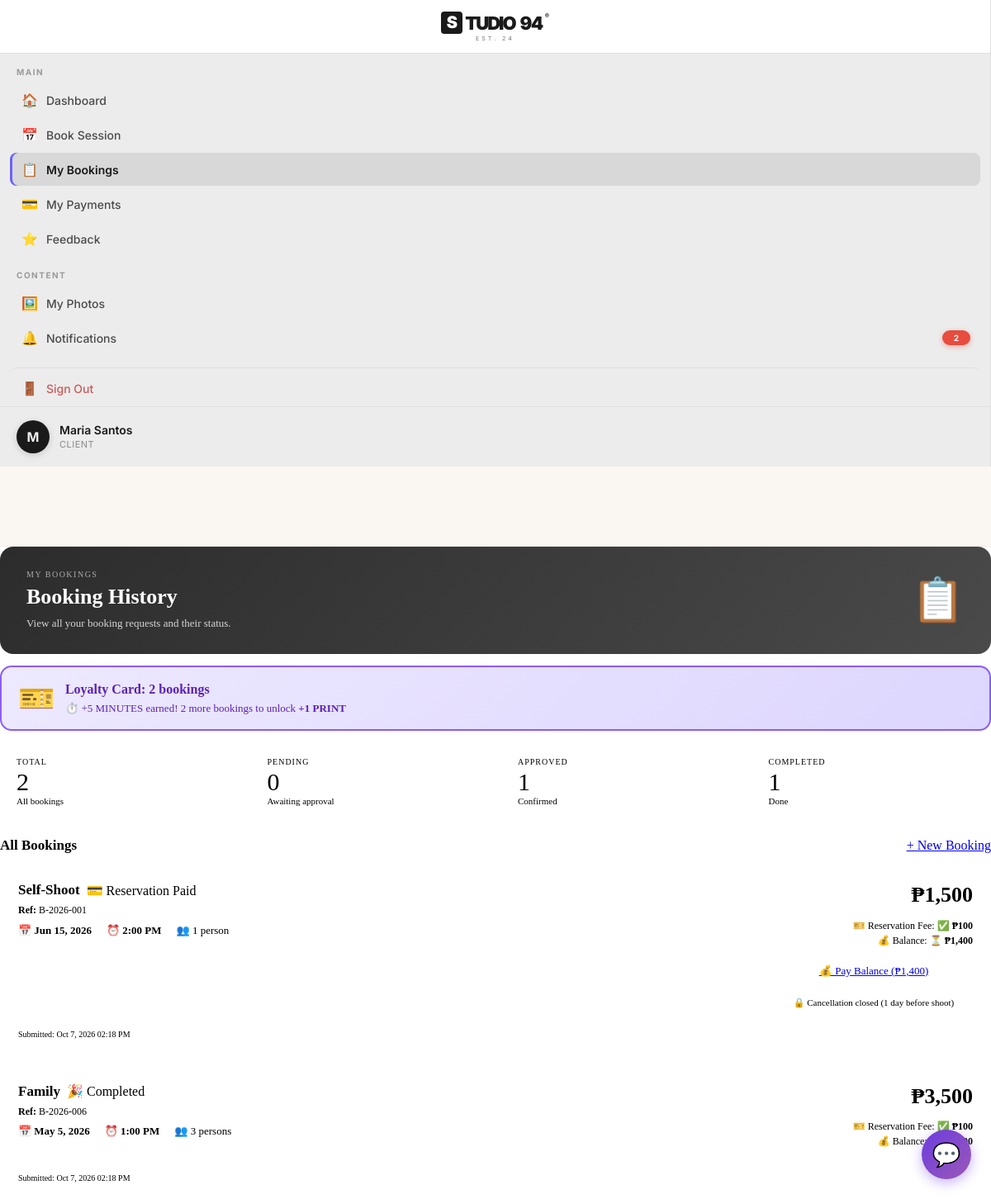
Screenshot of /index.php?page=bookings (signed in) with the database file from the repository.
### tables this page shows
CREATE TABLE IF NOT EXISTS users (
    id                    INT UNSIGNED AUTO_INCREMENT PRIMARY KEY,
    name                  VARCHAR(120)  NOT NULL,
    email                 VARCHAR(180)  NOT NULL UNIQUE,
    phone                 VARCHAR(30)   DEFAULT '',
    password              VARCHAR(255)  NOT NULL,
    role                  ENUM('admin','staff','client') NOT NULL DEFAULT 'client',
    is_active             TINYINT(1)    NOT NULL DEFAULT 1,
    failed_login_attempts INT           NOT NULL DEFAULT 0,
    locked_until          DATETIME      DEFAULT NULL,
    last_login            DATETIME      DEFAULT NULL,
    avatar                VARCHAR(255)  DEFAULT NULL,
    created_at            DATETIME      NOT NULL DEFAULT CURRENT_TIMESTAMP,
    updated_at            DATETIME      NOT NULL DEFAULT CURRENT_TIMESTAMP ON UPDATE CURRENT_TIMESTAMP,
    email_verified        TINYINT(1)    DEFAULT 0,
    google_id             VARCHAR(255)  DEFAULT NULL,
    verification_token    VARCHAR(255)  DEFAULT NULL,
    verification_expires  DATETIME      DEFAULT NULL,
    mfa_enabled           TINYINT(1)    DEFAULT 0,
    mfa_secret            VARCHAR(255)  DEFAULT NULL,
    mfa_backup_codes      TEXT          DEFAULT NULL,
    mfa_verified_at       DATETIME      DEFAULT NULL
);

CREATE TABLE IF NOT EXISTS loyalty_cards (
    id              INT UNSIGNED AUTO_INCREMENT PRIMARY KEY,
    user_id         INT UNSIGNED  NOT NULL UNIQUE,
    card_number     VARCHAR(20)   NOT NULL UNIQUE,
    total_bookings  INT           NOT NULL DEFAULT 0,
    rewards_used    JSON          DEFAULT NULL,
    status          ENUM('Active','Inactive') NOT NULL DEFAULT 'Active',
    created_at      DATETIME      NOT NULL DEFAULT CURRENT_TIMESTAMP,
    updated_at      DATETIME      NOT NULL DEFAULT CURRENT_TIMESTAMP ON UPDATE CURRENT_TIMESTAMP,
    FOREIGN KEY (user_id) REFERENCES users(id) ON DELETE CASCADE
);

CREATE TABLE IF NOT EXISTS bookings (
    id               INT UNSIGNED AUTO_INCREMENT PRIMARY KEY,
    booking_ref      VARCHAR(20)   NOT NULL UNIQUE,
    user_id          INT UNSIGNED  NOT NULL,
    package_id       INT UNSIGNED  NOT NULL,
    date             DATE          NOT NULL,
    time             VARCHAR(20)   NOT NULL,
    people           INT           NOT NULL DEFAULT 1,
    phone            VARCHAR(30)   DEFAULT '',
    notes            TEXT          DEFAULT NULL,
    type             ENUM('online','walk-in') NOT NULL DEFAULT 'online',
    status           ENUM('Awaiting Approval','Approved (Unpaid)','Deposit Paid','Completed','Cancelled') NOT NULL DEFAULT 'Awaiting Approval',
    package_price    DECIMAL(10,2) DEFAULT 0,
    deposit_amount   DECIMAL(10,2) DEFAULT 0,
    deposit_paid     BOOLEAN       DEFAULT FALSE,
    remaining_balance DECIMAL(10,2) DEFAULT 0,
    fully_paid       BOOLEAN       DEFAULT FALSE,
    loyalty_reward   VARCHAR(30)   DEFAULT NULL,
    created_at       DATETIME      NOT NULL DEFAULT CURRENT_TIMESTAMP,
    updated_at       DATETIME      NOT NULL DEFAULT CURRENT_TIMESTAMP ON UPDATE CURRENT_TIMESTAMP,
    FOREIGN KEY (user_id)    REFERENCES users(id)    ON DELETE CASCADE,
    FOREIGN KEY (package_id) REFERENCES packages(id) ON DELETE RESTRICT
);

CREATE TABLE IF NOT EXISTS packages (
    id          INT UNSIGNED AUTO_INCREMENT PRIMARY KEY,
    parent_id   INT UNSIGNED  DEFAULT NULL,
    name        VARCHAR(80)   NOT NULL,
    price       DECIMAL(10,2) NOT NULL,
    duration    VARCHAR(50)   DEFAULT '',
    description TEXT          DEFAULT NULL,
    features    JSON          DEFAULT NULL,
    color       VARCHAR(30)   DEFAULT '#B0C4DE',
    is_active   TINYINT(1)    NOT NULL DEFAULT 1,
    is_popular  TINYINT(1)    NOT NULL DEFAULT 0,
    max_pax     INT           DEFAULT NULL,
    created_at  DATETIME      NOT NULL DEFAULT CURRENT_TIMESTAMP,
    FOREIGN KEY (parent_id) REFERENCES packages(id) ON DELETE CASCADE
);

### pages/client/bookings.php (the view, shortened to what the rows shown need)
<?php
$pdo = db();
$uid = $user['id'];
$lcStmt = $pdo->prepare("SELECT total_bookings, card_number FROM loyalty_cards WHERE user_id = ? LIMIT 1");
$lcStmt->execute([$uid]);
$lc = $lcStmt->fetch();
$loyaltyCount = $lc ? (int)$lc['total_bookings'] : 0;
$hasLoyaltyDiscount = ($loyaltyCount >= 10);
$stmt = $pdo->prepare("
    SELECT b.*,
           p.name AS pkg_name,
           p.duration AS pkg_duration,
           pk.name AS main_pkg_name,
           py.status AS payment_status,
           py.amount AS payment_amount,
           py.id AS payment_id
    FROM bookings b
    LEFT JOIN packages p ON b.package_id = p.id
    LEFT JOIN packages pk ON p.parent_id = pk.id
    LEFT JOIN payments py ON py.booking_id = b.id AND py.type = 'RESERVATION'
    WHERE b.user_id = ?
    ORDER BY b.created_at DESC
");
$stmt->execute([$uid]);
$bookings = $stmt->fetchAll();
$stats = [
    'total' => count($bookings),
    'pending' => 0,
    'approved' => 0,
    'completed' => 0,
    'cancelled' => 0,
];
function bookingStatusBadge($status) {
    $map = [
        'Awaiting Approval' => ['badge-amber', '⏳ Awaiting Approval'],
        'Approved (Unpaid)' => ['badge-amber', '🟡 Approved (Unpaid)'],
        'Deposit Paid'      => ['badge-green', '💳 Reservation Paid'],
        'Confirmed'         => ['badge-green', '✅ Confirmed'],
        'Completed'         => ['badge-green', '🎉 Completed'],
        'Cancelled'         => ['badge-red', '❌ Cancelled'],
        'Rejected'          => ['badge-red', '❌ Rejected'],
    ];
    $info = $map[$status] ?? ['badge-gray', htmlspecialchars($status)];
    return '<span class="badge ' . $info[0] . '">' . $info[1] . '</span>';
}
?>
<div class="page-banner">
  <div class="page-banner-text">
    <h2><strong>Booking History</strong></h2>
  </div>
</div>
<?php if ($hasLoyaltyDiscount): ?>
<div class="loyalty-banner-card" style="background:linear-gradient(135deg,#FEF3C7,#FDE68A);border-color:#EAB308;">
    <div class="loyalty-icon">🎉</div>
    <div class="loyalty-body">
        <div class="loyalty-title" style="color:#92400E;">
            You have <strong>50% OFF</strong> Loyalty Discount!
        </div>
        <div class="loyalty-desc" style="color:#92400E;">
            🎫 You've reached <strong><?= $loyaltyCount ?> bookings</strong> — enjoy 50% OFF on your next booking!
        </div>
    </div>
</div>
<?php elseif ($loyaltyCount > 0): ?>
<div class="loyalty-banner-card" style="background:linear-gradient(135deg,#EDE9FE,#DDD6FE);border-color:#8B5CF6;">
    <div class="loyalty-icon">🎫</div>
    <div class="loyalty-body">
        <div class="loyalty-title" style="color:#5B21B6;">
            Loyalty Card: <strong><?= $loyaltyCount ?> bookings</strong>
        </div>
        <div class="loyalty-desc" style="color:#5B21B6;">
            <?php if ($loyaltyCount >= 7): ?>
                🎨 +1 BACKDROP earned! 3 more bookings to unlock <strong>50% OFF</strong>
            <?php elseif ($loyaltyCount >= 4): ?>
                🖼️ +1 PRINT earned! 3 more bookings to unlock <strong>+1 BACKDROP</strong>
            <?php elseif ($loyaltyCount >= 2): ?>
                ⏱️ +5 MINUTES earned! 2 more bookings to unlock <strong>+1 PRINT</strong>
            <?php else: ?>
                Book <?= 2 - $loyaltyCount ?> more to unlock <strong>+5 MINUTES</strong>
            <?php endif; ?>
        </div>
    </div>
</div>
<?php endif; ?>
<div class="stats-grid">
  <div class="stat-card">
    <div class="stat-eyebrow">Pending</div>
    <div class="stat-value" style="color:var(--amber-text);"><?= $stats['pending'] ?></div>
    <div class="stat-label">Awaiting approval</div>
  </div>
</div>
<div class="card">
  <?php if (empty($bookings)): ?>
    <div class="empty-state">
      <div class="empty-icon">📭</div>
      <div class="empty-title">No bookings yet</div>
      <div class="empty-desc">Start by booking your first session.</div>
      <a href="index.php?page=booking" class="btn-primary">📅 Book a Session</a>
    </div>
  <?php else: ?>
    <div class="bookings-list">
      <?php foreach ($bookings as $b):
        $originalPrice  = (float)$b['package_price'];
        $effectivePrice = $hasLoyaltyDiscount ? round($originalPrice * 0.5, 2) : $originalPrice;
        $reservationFee = RESERVATION_FEE;
        $remainingAmount = max(0, round($effectivePrice - $reservationFee, 2));
        $depositPaid = (int)($b['deposit_paid'] ?? 0);
        $fullyPaid   = (int)($b['fully_paid'] ?? 0);
        $reservationPaid = $depositPaid === 1
            || in_array($b['status'], ['Deposit Paid', 'Confirmed', 'Completed'])
            || (isset($b['payment_status']) && $b['payment_status'] === 'PAID');
        $shootDate = new DateTime($b['date']);
        $today     = new DateTime(date('Y-m-d'));
        $daysLeft  = (int)$today->diff($shootDate)->format('%r%a');
        $canCancel = !in_array($b['status'], ['Completed', 'Cancelled', 'Rejected'])
                  && $daysLeft >= 1;
      ?>
        <div class="booking-item-card">
          <div class="booking-card-header">
            <div class="booking-info-col">
              <div class="pkg-row">
                <span class="pkg-name"><?= clean($b['pkg_name'] ?? 'Package') ?></span>
                <?= bookingStatusBadge($b['status']) ?>
              </div>
              <div class="ref-line">
                <strong>Ref:</strong> <?= clean($b['booking_ref']) ?>
              </div>
              <div class="meta-row">
                <div>📅 <strong><?= formatDate($b['date']) ?></strong></div>
                <div>⏰ <strong><?= clean($b['time']) ?></strong></div>
                <div>👥 <?= (int)$b['people'] ?> person<?= $b['people'] > 1 ? 's' : '' ?></div>
              </div>
            </div>
            <div class="booking-amounts-col">
              <div class="price-main">
                <?= formatMoney($effectivePrice) ?>
              </div>
              <div class="amounts-divider">
                <div class="amount-row">
                  🎫 Reservation Fee: <strong style="color:<?= $reservationPaid ? 'var(--green-text)' : 'var(--amber-text)' ?>;">
                    <?= $reservationPaid ? '✅' : '⚠️' ?> <?= formatMoney($reservationFee) ?>
                  </strong>
                </div>
                <?php if ($reservationPaid): ?>
                  <div class="amount-row">
                    💰 Balance: <strong style="color:<?= $fullyPaid ? 'var(--green-text)' : 'var(--amber-text)' ?>;">
                      <?= $fullyPaid ? '🎉' : '⏳' ?> <?= formatMoney($remainingAmount) ?>
                    </strong>
                  </div>
                <?php else: ?>
                  <div class="amount-row" style="margin-top:4px;font-style:italic;">
                    💰 Balance: <span style="color:var(--muted);">🔒 Pay reservation first</span>
                  </div>
                <?php endif; ?>
              </div>
              <div class="booking-actions">
                <?php if ($b['status'] === 'Approved (Unpaid)'): ?>
                  <a href="index.php?page=payments#booking-<?= $b['id'] ?>"
                     class="btn-primary btn-sm">
                    🎫 Pay Reservation (₱100)
                  </a>
                <?php elseif ($b['status'] === 'Deposit Paid' && !$fullyPaid && $reservationPaid): ?>
                  <a href="index.php?page=payments#booking-<?= $b['id'] ?>"
                     class="btn-primary btn-sm">
                    💰 Pay Balance (<?= formatMoney($remainingAmount) ?>)
                  </a>
                <?php endif; ?>
                <?php if ($canCancel): ?>
                  <form method="POST" style="margin:0;"
                        onsubmit="return confirm('⚠️ Cancel this booking?\n\nBooking: <?= clean($b['booking_ref']) ?>\nShoot: <?= formatDate($b['date']) ?> at <?= clean($b['time']) ?>\n\nNote: Reservation fee is NON-REFUNDABLE.\n\nAre you sure?');">
                    <?= csrfField() ?>
                    <input type="hidden" name="action" value="cancel_booking">
                    <input type="hidden" name="booking_id" value="<?= $b['id'] ?>">
                    <button type="submit" class="btn-ghost btn-sm"
                            style="color:var(--red-text);border-color:var(--red);">
                      ❌ Cancel Booking
                    </button>
                  </form>
                <?php elseif ($daysLeft < 1 && !in_array($b['status'], ['Completed', 'Cancelled', 'Rejected'])): ?>
                  <div style="font-size:11px;color:var(--muted);text-align:center;padding:6px 0;">
                    🔒 Cancellation closed (1 day before shoot)
                  </div>
                <?php endif; ?>
              </div>
            </div>
          </div>
          <div class="booking-footer">
            Submitted: <?= formatDateTime($b['created_at']) ?>
          </div>
        </div>
      <?php endforeach; ?>
    </div>
  <?php endif; ?>
</div>

### sidebar.php (shortened to what the rows shown need)
<?php
$avatarFile = !empty($user['avatar']) ? $user['avatar'] : null;
$avatarPath = $avatarFile ? __DIR__ . '/assets/uploads/avatars/' . $avatarFile : null;
$hasAvatar  = $avatarFile && $avatarPath && file_exists($avatarPath);
?>
<aside id="sidebar" class="sidebar">
  <a href="index.php?page=profile" class="sidebar-user-link" title="Edit Profile">
    <div class="sidebar-user">
      <div class="user-avatar" style="overflow:hidden;">
        <?php if ($hasAvatar): ?>
          <img
            src="<?= APP_URL ?>/assets/uploads/avatars/<?= clean($avatarFile) ?>?v=<?= time() ?>"
            alt="Avatar"
            style="width:100%;height:100%;object-fit:cover;border-radius:50%;display:block;"
          >
        <?php else: ?>
          <?= strtoupper(mb_substr($user['name'] ?: 'U', 0, 1)) ?>
        <?php endif; ?>
      </div>
      <div class="user-info">
        <div class="name"><?= clean($user['name']) ?></div>
        <div class="role"><?= ucfirst($role) ?></div>
      </div>
    </div>
  </a>
</aside>

### rows the page displays
users: name "M", name "Maria Santos", role "CLIENT"
loyalty_cards: total_bookings "2", total_bookings.package_price "₱1,500", total_bookings.package_price "₱1,400", total_bookings.package_price "₱3,500", total_bookings.package_price "₱3,400"
bookings: fully_paid "0", package.name "Self-Shoot", status "💳 Reservation Paid", booking_ref "B-2026-001", date "Jun 15, 2026", time "2:00 PM", people "1", reservationFee "₱100", shows "🔒 Cancellation closed (1 day before shoot)", created_at "Oct 7, 2026 02:18 PM"
bookings: package.name "Family", status "🎉 Completed", booking_ref "B-2026-006", date "May 5, 2026", time "1:00 PM", people "3", reservationFee "₱100", created_at "Oct 7, 2026 02:18 PM"

### other values shown
$item['section'] "MAIN"
$item['icon'] "🏠"
$item['label'] "Dashboard"
$item['icon'] "📅"
$item['label'] "Book Session"
$item['icon'] "📋"
$item['label'] "My Bookings"
$item['icon'] "💳"
$item['label'] "My Payments"
$item['icon'] "⭐"
$item['label'] "Feedback"
$item['section'] "CONTENT"
$item['icon'] "🖼️"
$item['label'] "My Photos"
$item['icon'] "🔔"
